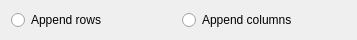
<?xml version="1.0" encoding="UTF-8"?>
<ui version="4.0">
 <class>AppendMatrix</class>
 <widget class="QDialog" name="AppendMatrix">
  <property name="geometry">
   <rect>
    <x>0</x>
    <y>0</y>
    <width>357</width>
    <height>40</height>
   </rect>
  </property>
  <property name="sizePolicy">
   <sizepolicy hsizetype="Fixed" vsizetype="Fixed">
    <horstretch>0</horstretch>
    <verstretch>0</verstretch>
   </sizepolicy>
  </property>
  <property name="minimumSize">
   <size>
    <width>357</width>
    <height>40</height>
   </size>
  </property>
  <property name="windowTitle">
   <string>Dialog</string>
  </property>
  <layout class="QHBoxLayout" name="horizontalLayout">
   <item>
    <widget class="QRadioButton" name="appendRowsButton_">
     <property name="text">
      <string>Append rows</string>
     </property>
    </widget>
   </item>
   <item>
    <widget class="QRadioButton" name="appendColumnsButton_">
     <property name="text">
      <string>Append columns</string>
     </property>
    </widget>
   </item>
  </layout>
 </widget>
 <resources/>
 <connections/>
</ui>
